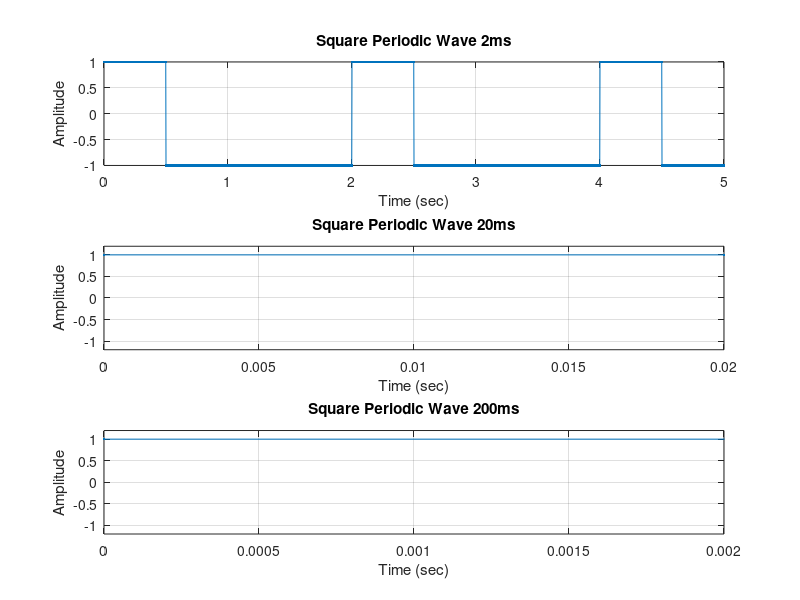

Write MATLAB code to recreate this figure.
T = 2; 
F = 1/T; 
% 2ms
x = 0:0.002:5; 
a = square(2*pi*F*x, 25); 
subplot(3,1,1)
plot(x,a,'.-')
grid
 xlabel('Time (sec)')
ylabel('Amplitude')
title('Square Periodic Wave 2ms')

% 20ms
x = 0:0.02:5;
a = square(2*pi*F*x, 25);
subplot(3,1,2)
plot(x,a,'.-')
axis([0 0.02 -1.2 1.2])
grid
 xlabel('Time (sec)')
ylabel('Amplitude')
title('Square Periodic Wave 20ms')


% 200ms
x = 0:0.2:5;
a = square(2*pi*F*x, 25);
subplot(3,1,3)
plot(x,a, '.-')
axis([0 0.002 -1.2 1.2])
grid
 xlabel('Time (sec)')
ylabel('Amplitude')
title('Square Periodic Wave 200ms')

